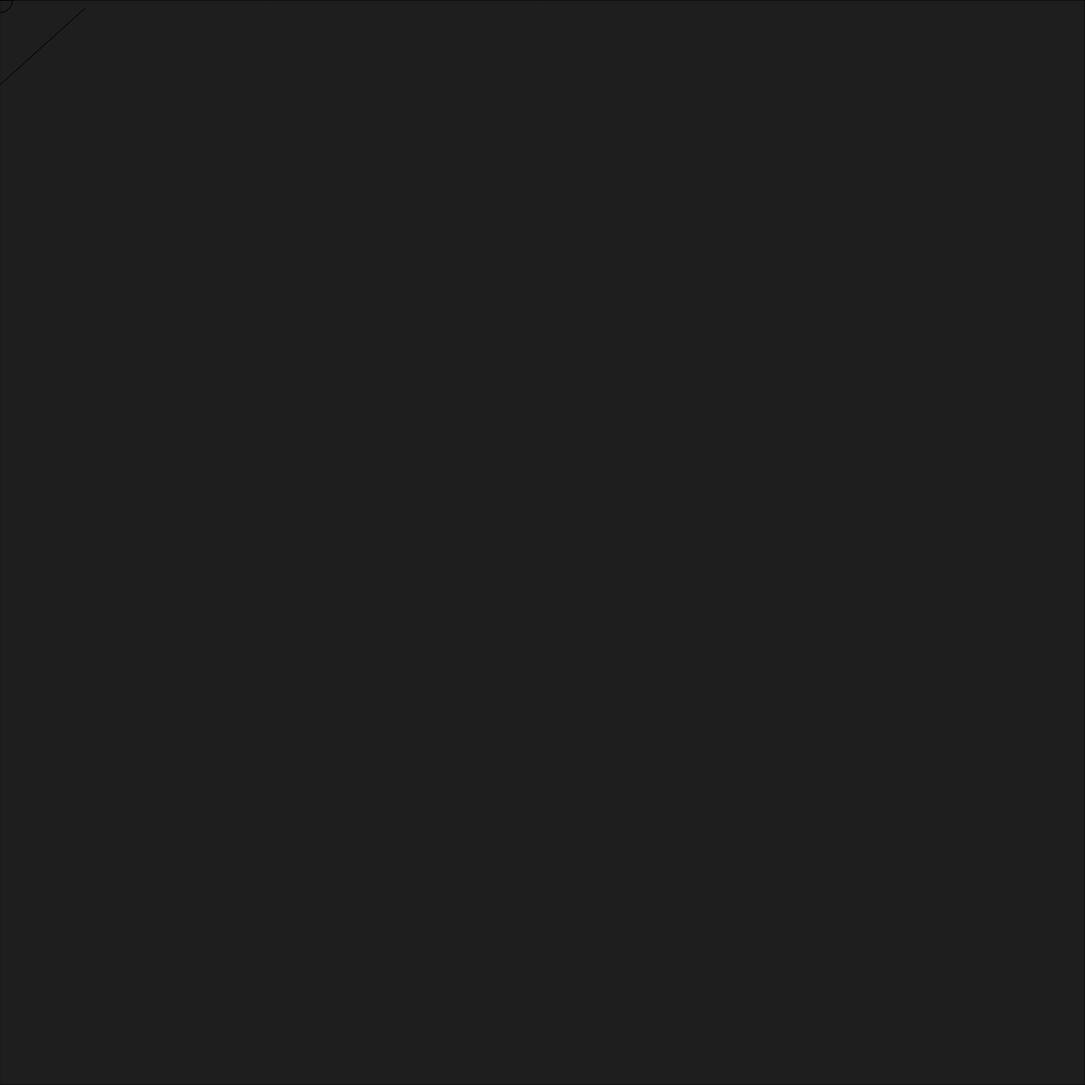
Frame 1 (no input)
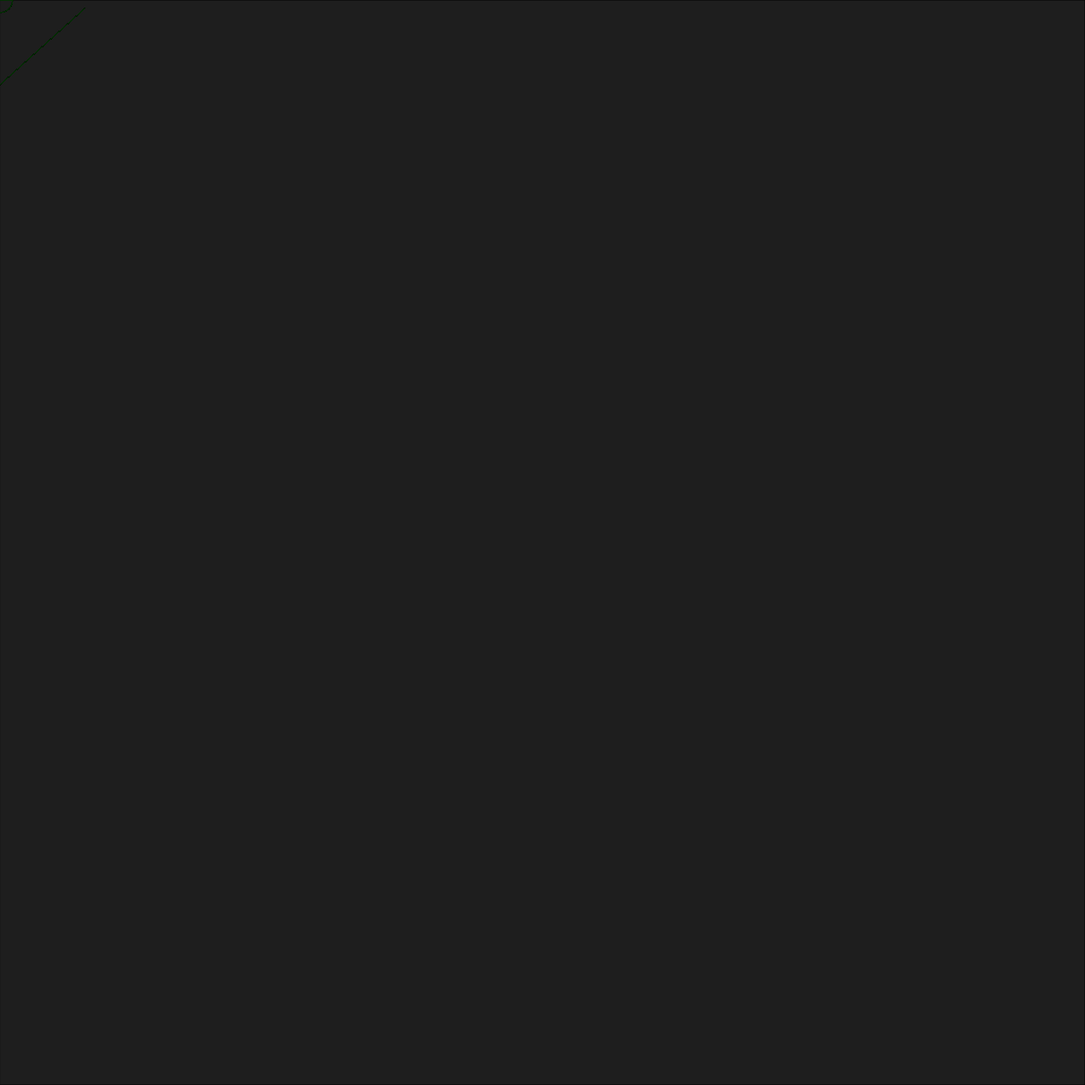
Frame 60 (no input)
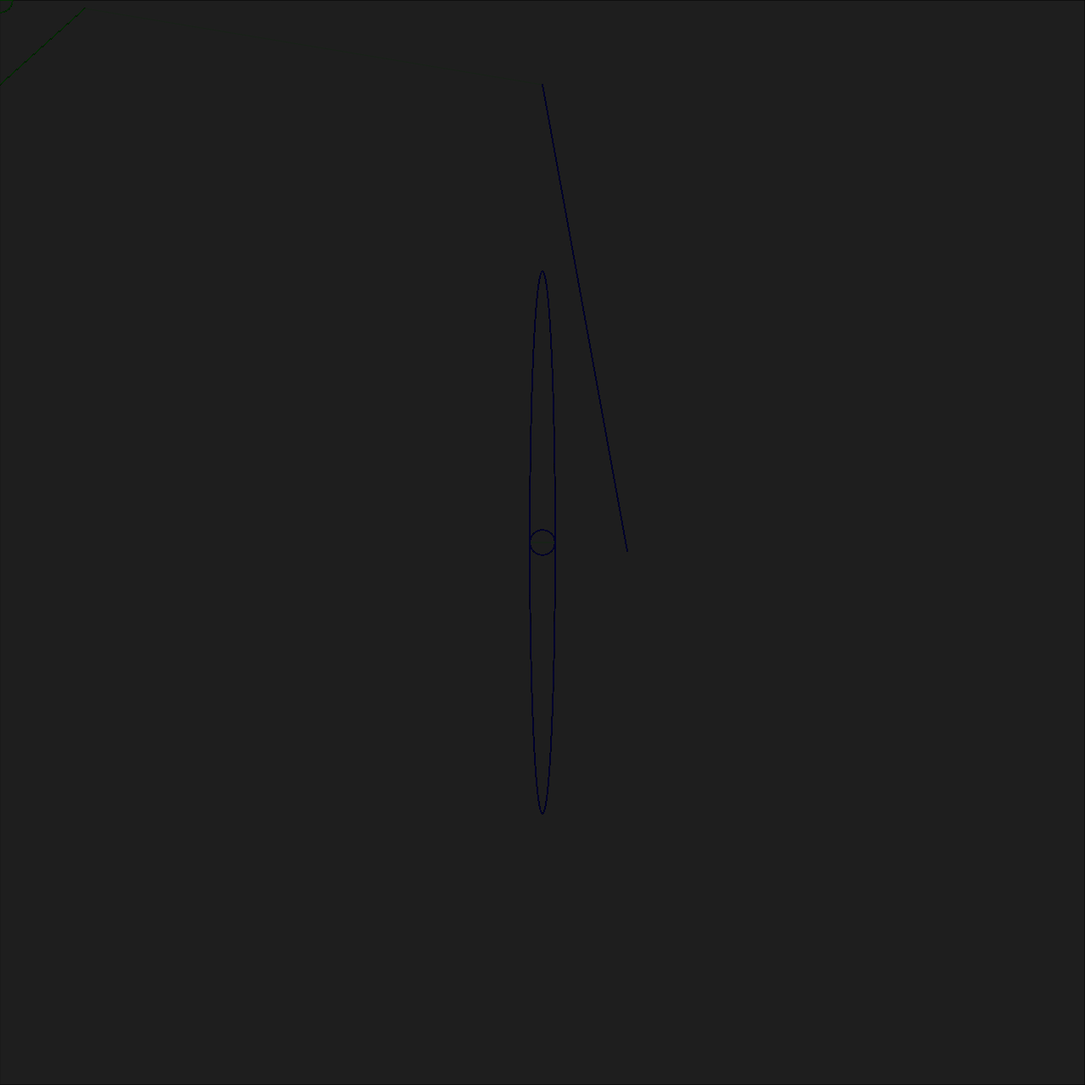
Frame 120 (the mouse pressed at the canvas centre since frame 60)

The p5.js sketch that drew these frames (run headless with seeded random() and noise() and a simulated clock; from frame 60 on, the mouse is pressed at the canvas centre):

// p5.js sketch
// ── sketch.js
var red;
var green;
var blue;
function setup () {
	createCanvas(1280,1280);	
	red = 0;
	green = 0;
	blue = 0;
	mySize = 60;
	fill(30)
	rect(0, 0, 1280, 1280)

}

function draw () {
	if( mouseX < width / 2 ) {
		green++;
		blue--;
	} else {
		green--;
		blue++;
	}

	if (green > 255) {
		green = 255;
	} else if (green < 0) {
		green = 0;
	
	}

	if (blue >= 255) {
		blue = 255;
	} else if ( blue <+ 0){
		blue = 0;
	
	}

	if(mouseX < width / 2) {
		mySize = 30;
	} else if (mySize <+ 30){
		mySize = 100;

	}

	//background;
	ellipse (mouseX, mouseY, mySize, pmouseY)
	line (mouseX, 100, pmouseX +100, pmouseY +10);
	noFill();
	ellipse(mouseX, mouseY, mySize, mySize);
	stroke(0, green, blue, 50);
}
